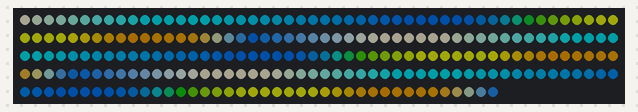
Simulated run of this sketch. Board: Arduino Uno, built with avr-gcc and run on an emulated ATmega328P. On the bench: 240 RGB LEDs in strip order, left to right, continuing on the next row. Dim RGB values are drawn brighter than linear.

Above: at 3.18 s.
At 7.62 s:
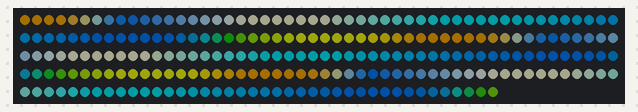
At 11.75 s:
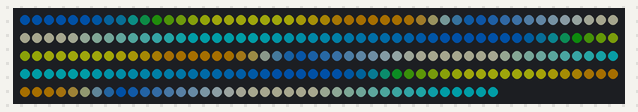
At 20.63 s:
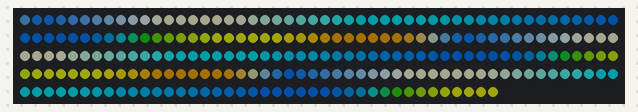
At 29.51 s:
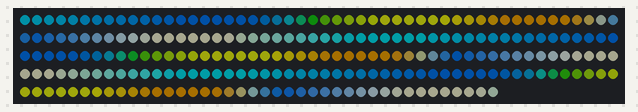
At 38.4 s:
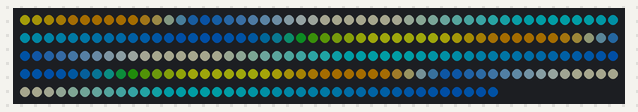

The sketch:

tropicalPalletMicro.ino
```cpp
#include <FastLED.h>

#define LED_PIN     3
#define NUM_LEDS    240
#define BRIGHTNESS  64
#define LED_TYPE    WS2812B
#define COLOR_ORDER GRB
CRGB leds[NUM_LEDS];

#define UPDATES_PER_SECOND 100
DEFINE_GRADIENT_PALETTE( tropicisle_gp ) {
    0, 255,250,216,
   35,   6,229,240,
   96,   6,119,240,
  124,  10, 73,  9,
  153, 239,255, 20,
  178, 239,161,  7,
  206,   6,119,240,
  252, 255,250,216,
  255, 255,250,216};

CRGBPalette16 currentPalette = tropicisle_gp;
#define currentBlending LINEARBLEND

void setup() {
    delay(3000); // power-up safety delay
    FastLED.addLeds<LED_TYPE, LED_PIN, COLOR_ORDER>(leds, NUM_LEDS).setCorrection(TypicalLEDStrip);
    FastLED.setBrightness(BRIGHTNESS);
    FastLED.setMaxPowerInVoltsAndMilliamps(5, 1000);
}


void loop(){
    static uint8_t startIndex = 0;
    startIndex = startIndex + 1; /* motion speed */

    FillLEDsFromPaletteColors( startIndex);

    FastLED.show();
    FastLED.delay(1000 / UPDATES_PER_SECOND);
}

void FillLEDsFromPaletteColors( uint8_t colorIndex) {
    uint8_t brightness = 255;

    for( int i = 0; i < NUM_LEDS; i++) {
        leds[i] = ColorFromPalette( currentPalette, colorIndex, brightness, currentBlending);
        colorIndex += 3;
    }
}
```
